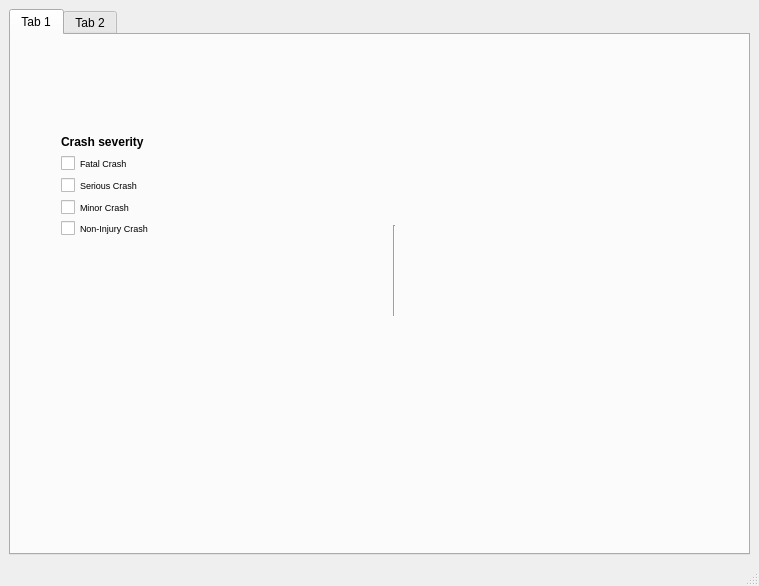
<?xml version="1.0" encoding="UTF-8"?>
<ui version="4.0">
 <class>MainWindow</class>
 <widget class="QMainWindow" name="MainWindow">
  <property name="geometry">
   <rect>
    <x>0</x>
    <y>0</y>
    <width>759</width>
    <height>586</height>
   </rect>
  </property>
  <property name="windowTitle">
   <string>MainWindow</string>
  </property>
  <widget class="QWidget" name="centralwidget">
   <layout class="QHBoxLayout" name="horizontalLayout_2">
    <item>
     <widget class="QTabWidget" name="tabWidget">
      <widget class="QWidget" name="tab">
       <attribute name="title">
        <string>Tab 1</string>
       </attribute>
       <widget class="QWidget" name="widget" native="true">
        <property name="geometry">
         <rect>
          <x>410</x>
          <y>190</y>
          <width>120</width>
          <height>80</height>
         </rect>
        </property>
       </widget>
       <widget class="Line" name="line">
        <property name="geometry">
         <rect>
          <x>373</x>
          <y>190</y>
          <width>20</width>
          <height>91</height>
         </rect>
        </property>
        <property name="orientation">
         <enum>Qt::Vertical</enum>
        </property>
       </widget>
       <widget class="QWidget" name="">
        <property name="geometry">
         <rect>
          <x>50</x>
          <y>100</y>
          <width>171</width>
          <height>101</height>
         </rect>
        </property>
        <layout class="QVBoxLayout" name="verticalLayout_2">
         <item>
          <widget class="QLabel" name="label">
           <property name="text">
            <string>&lt;html&gt;&lt;head/&gt;&lt;body&gt;&lt;p&gt;&lt;span style=&quot; font-weight:600;&quot;&gt;Crash severity&lt;/span&gt;&lt;/p&gt;&lt;/body&gt;&lt;/html&gt;</string>
           </property>
          </widget>
         </item>
         <item>
          <layout class="QVBoxLayout" name="verticalLayout">
           <item>
            <widget class="QCheckBox" name="checkBox_4">
             <property name="font">
              <font>
               <pointsize>7</pointsize>
              </font>
             </property>
             <property name="text">
              <string>Fatal Crash</string>
             </property>
            </widget>
           </item>
           <item>
            <widget class="QCheckBox" name="checkBox_3">
             <property name="font">
              <font>
               <pointsize>7</pointsize>
              </font>
             </property>
             <property name="text">
              <string>Serious Crash</string>
             </property>
            </widget>
           </item>
           <item>
            <widget class="QCheckBox" name="checkBox_2">
             <property name="font">
              <font>
               <pointsize>7</pointsize>
              </font>
             </property>
             <property name="text">
              <string>Minor Crash</string>
             </property>
            </widget>
           </item>
           <item>
            <widget class="QCheckBox" name="checkBox">
             <property name="font">
              <font>
               <pointsize>7</pointsize>
              </font>
             </property>
             <property name="text">
              <string>Non-Injury Crash</string>
             </property>
            </widget>
           </item>
          </layout>
         </item>
        </layout>
       </widget>
      </widget>
      <widget class="QWidget" name="tab_2">
       <attribute name="title">
        <string>Tab 2</string>
       </attribute>
      </widget>
     </widget>
    </item>
   </layout>
  </widget>
  <widget class="QStatusBar" name="statusbar"/>
 </widget>
 <resources/>
 <connections/>
</ui>
